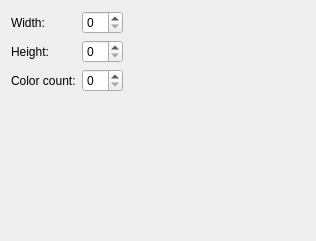
<ui version="4.0" >
 <class>CustomGameConfig</class>
 <widget class="QWidget" name="CustomGameConfig" >
  <property name="geometry" >
   <rect>
    <x>0</x>
    <y>0</y>
    <width>316</width>
    <height>241</height>
   </rect>
  </property>
  <layout class="QGridLayout" >
   <item row="0" column="0" >
    <widget class="QLabel" name="label" >
     <property name="text" >
      <string>Width:</string>
     </property>
    </widget>
   </item>
   <item row="0" column="1" >
    <widget class="KIntSpinBox" name="kcfg_CustomWidth" />
   </item>
   <item row="1" column="0" >
    <widget class="QLabel" name="label_2" >
     <property name="text" >
      <string>Height:</string>
     </property>
    </widget>
   </item>
   <item row="1" column="1" >
    <widget class="KIntSpinBox" name="kcfg_CustomHeight" />
   </item>
   <item row="2" column="0" >
    <widget class="QLabel" name="label_3" >
     <property name="text" >
      <string>Color count:</string>
     </property>
    </widget>
   </item>
   <item row="2" column="1" >
    <widget class="KIntSpinBox" name="kcfg_CustomColorCount" />
   </item>
   <item row="0" column="2" >
    <spacer>
     <property name="orientation" >
      <enum>Qt::Horizontal</enum>
     </property>
     <property name="sizeHint" >
      <size>
       <width>40</width>
       <height>20</height>
      </size>
     </property>
    </spacer>
   </item>
   <item row="3" column="1" >
    <spacer>
     <property name="orientation" >
      <enum>Qt::Vertical</enum>
     </property>
     <property name="sizeHint" >
      <size>
       <width>20</width>
       <height>40</height>
      </size>
     </property>
    </spacer>
   </item>
  </layout>
 </widget>
 <customwidgets>
  <customwidget>
   <class>KIntSpinBox</class>
   <extends>QSpinBox</extends>
   <header>knuminput.h</header>
  </customwidget>
 </customwidgets>
 <resources/>
 <connections/>
</ui>
